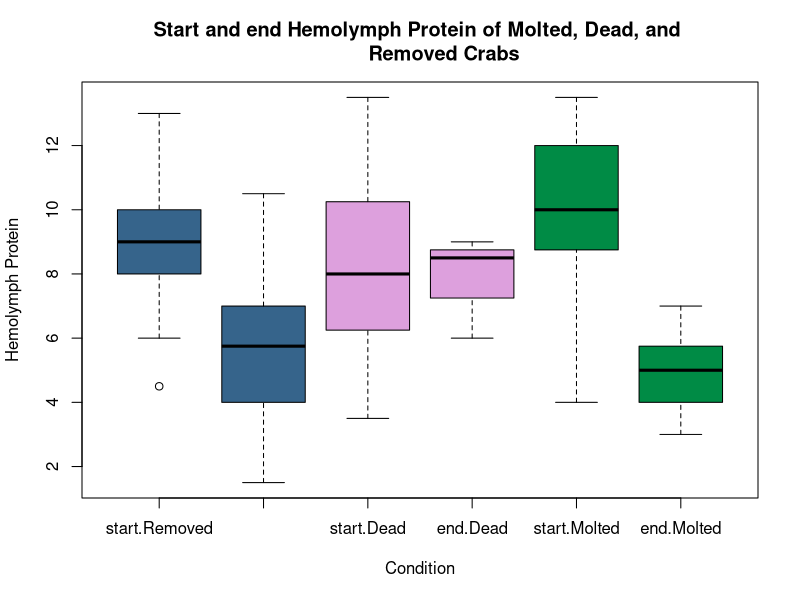
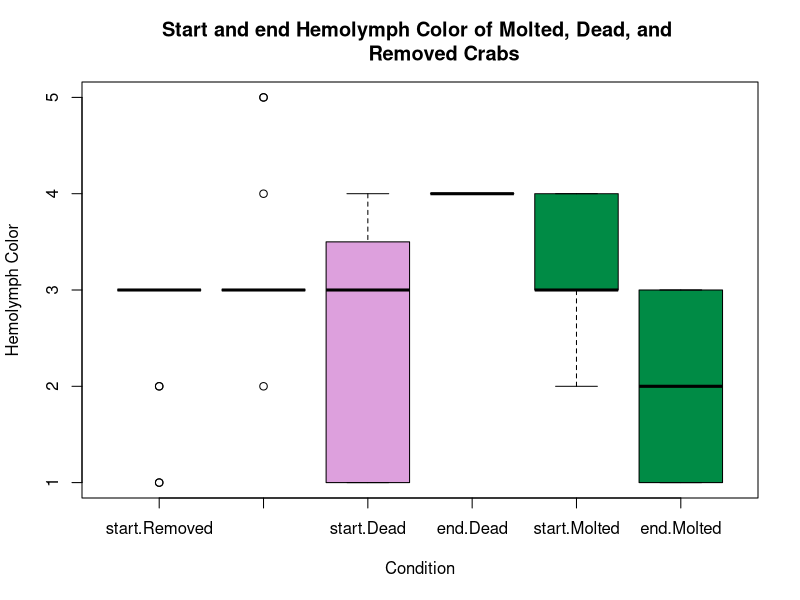
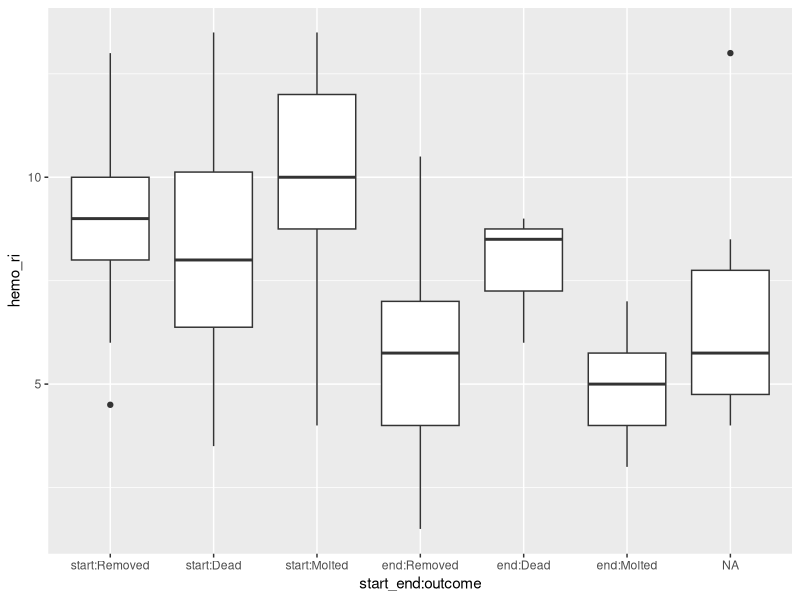

R code for these plots, in order:
## ---- chunk 1

se_dat <- read.csv("../data/se.csv")
# read in .csv

se_dat

se_dat$start_end <- factor(se_dat$start_end, levels = c('start', 'end'))
se_dat$outcome <- factor(se_dat$outcome, levels = c('Removed', 'Dead',
                                                    'Molted'))

library(ggplot2)
library(forcats)
## ---- chunk 2
boxplot(hemo_ri ~ start_end:outcome, data=se_dat,
        main = 'Start and end Hemolymph Protein of Molted, Dead, and 
        Removed Crabs',
        xlab = 'Condition', ylab = 'Hemolymph Protein',
        col= c('steelblue4', 'steelblue4', 'plum', 'plum', 'springgreen4',
               'springgreen4'))
## ---- chunk 3
boxplot(hemo_color ~ start_end:outcome, data=se_dat,
        main = 'Start and end Hemolymph Color of Molted, Dead, and 
        Removed Crabs',
        xlab = 'Condition', ylab = 'Hemolymph Color',
        col= c('steelblue4', 'steelblue4', 'plum', 'plum', 'springgreen4',
               'springgreen4'))
## ---- chunk 4
se_dat %>%
ggplot(aes(x=start_end:outcome, y=hemo_ri)) +
    geom_boxplot()

